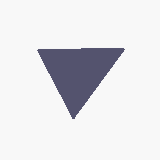
#> input picture dataset_shapes_unseen/triangle/triangle_001.png, 160 x 160 px
$ python -i week6_solution.py   (imports and definitions only)   (older library calls are emulated)
#> lines starting #> are read from the running program, lines starting #| are printed output that depends on the picture; after the words box and inside, x2 and y2 are one past the last pixel; in counts of white or black regions, pixels touching at a corner belong together
"""Complete pipeline for Week 6 image-processing and machine-learning lab.

Run from this folder with ``python week6_solution.py``. The script reads the
Fruits-360 subset in ``dataset/``, creates a reproducible synthetic shape set,
trains the required models, and writes results plus an editable DOCX report.
"""

from __future__ import annotations

import csv
import json
import math
from pathlib import Path
from typing import Iterable

import cv2
import matplotlib

# [1 line not run here, left out]
import matplotlib.pyplot as plt
import numpy as np
from docx import Document
from docx.enum.section import WD_SECTION
from docx.enum.table import WD_CELL_VERTICAL_ALIGNMENT, WD_TABLE_ALIGNMENT
from docx.enum.text import WD_ALIGN_PARAGRAPH
from docx.oxml import OxmlElement
from docx.oxml.ns import qn
from docx.shared import Inches, Pt, RGBColor
from sklearn.ensemble import RandomForestClassifier
from sklearn.metrics import (
    accuracy_score,
    confusion_matrix,
    classification_report,
    f1_score,
    precision_score,
    recall_score,
)
from sklearn.model_selection import train_test_split
from sklearn.neighbors import KNeighborsClassifier
from sklearn.pipeline import make_pipeline
from sklearn.preprocessing import StandardScaler
from sklearn.svm import SVC


ROOT = Path(__file__).resolve().parent
FRUIT_DIR = ROOT / "dataset"
SHAPE_DIR = ROOT / "dataset_shapes"
SHAPE_UNSEEN_DIR = ROOT / "dataset_shapes_unseen"
RESULTS_DIR = ROOT / "results"
CLASS_NAMES = ["apple", "banana", "orange"]
SHAPE_NAMES = ["circle", "square", "triangle"]
RANDOM_STATE = 42
TEST_SIZE = 0.20
IMAGE_SIZE = (128, 128)


# [137 lines left out: functions _read_image, extract_fruit_features, save_fruit_preprocessing_example, generate_shape_dataset, not called in this run]


def _hog_visualization(gray: np.ndarray) -> np.ndarray:
    """Render a compact orientation histogram sketch for notebook/report display."""
    image = cv2.resize(gray, (64, 64), interpolation=cv2.INTER_AREA)
    gx = cv2.Sobel(image, cv2.CV_32F, 1, 0, ksize=1)
    gy = cv2.Sobel(image, cv2.CV_32F, 0, 1, ksize=1)
    magnitude, angle = cv2.cartToPolar(gx, gy, angleInDegrees=True)
    angle %= 180.0
    canvas = np.full((160, 160), 245, dtype=np.uint8)
    cell = 8
    bins = 9
    for row in range(0, 64, cell):
        for col in range(0, 64, cell):
            cell_angle = angle[row : row + cell, col : col + cell]
            cell_mag = magnitude[row : row + cell, col : col + cell]
            hist, edges = np.histogram(cell_angle, bins=bins, range=(0, 180), weights=cell_mag)
            bin_index = int(hist.argmax())
            strength = float(hist[bin_index])
            if strength <= 0:
                continue
            theta = math.radians((edges[bin_index] + edges[bin_index + 1]) / 2.0)
            center = (int((col + cell / 2) * 2.5), int((row + cell / 2) * 2.5))
            length = int(min(7, 2 + strength / 1200.0))
            dx = int(length * math.cos(theta))
            dy = int(length * math.sin(theta))
            cv2.line(canvas, (center[0] - dx, center[1] - dy), (center[0] + dx, center[1] + dy), 35, 1, cv2.LINE_AA)
    return canvas


def _shape_features(image_path: Path) -> tuple[np.ndarray, np.ndarray, dict[str, np.ndarray]]:
    bgr = cv2.imread(str(image_path), cv2.IMREAD_COLOR)
#> bgr is the input picture: shape (160, 160, 3); mean B, G, R 230.7, 227.4, 227.5
    if bgr is None:
        raise ValueError(f"Cannot read shape image: {image_path}")
    bgr = cv2.resize(bgr, IMAGE_SIZE, interpolation=cv2.INTER_AREA)
#> bgr: shape (128, 128, 3)
    gray = cv2.cvtColor(bgr, cv2.COLOR_BGR2GRAY)
    blurred = cv2.GaussianBlur(gray, (5, 5), 0)
    _, threshold = cv2.threshold(blurred, 0, 255, cv2.THRESH_BINARY_INV + cv2.THRESH_OTSU)
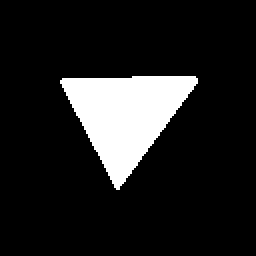
#> threshold: shape (128, 128) (shown 2 times larger); 12.6% white; 1 white region
    contours, _ = cv2.findContours(threshold, cv2.RETR_EXTERNAL, cv2.CHAIN_APPROX_SIMPLE)
#> contours = 1 contour; box (x1, y1, x2, y2) and area: (30, 38, 99, 95) 1980
    if not contours:
        raise ValueError(f"No object contour found in {image_path}")
    contour = max(contours, key=cv2.contourArea)
#> contour = contour of 87 points, box (x1, y1, x2, y2) (30, 38, 99, 95), area 1980
    area = float(cv2.contourArea(contour))
#> area = 1980
    perimeter = float(cv2.arcLength(contour, True))
#> perimeter = 207
    x, y, width, height = cv2.boundingRect(contour)
#> x = 30; y = 38; width = 69; height = 57
    hull_area = float(cv2.contourArea(cv2.convexHull(contour)))
#> hull_area = 2042
    canny = cv2.Canny(blurred, 60, 150)
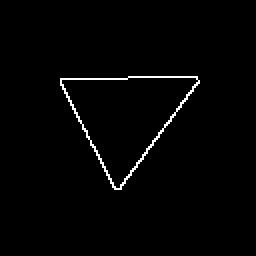
#> canny: shape (128, 128) (shown 2 times larger); 1.5% white in thin lines or dots, all inside (x1, y1, x2, y2) = (30, 38, 100, 95)
    roi_edges = canny[y : y + height, x : x + width]
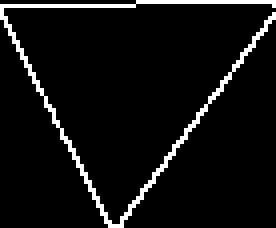
#> roi_edges: shape (57, 69) (shown 4 times larger); 6.2% white in thin lines or dots
    edge_density = float(np.count_nonzero(roi_edges) / max(width * height, 1))
#> edge_density = 0.0615
    geometry = np.array(
        [
            area,
            perimeter,
            width,
            height,
            width / max(height, 1),
            4.0 * math.pi * area / max(perimeter * perimeter, 1e-8),
            area / max(hull_area, 1e-8),
            area / max(width * height, 1),
            edge_density,
        ],
        dtype=np.float32,
    )
#> geometry = [1980, 207, 69, 57, 1.21, 0.581, 0.97, 0.503, 0.0615]
    hog_descriptor = cv2.HOGDescriptor(
        (64, 64), (16, 16), (8, 8), (8, 8), 9
    )
    hog_image = cv2.resize(gray, (64, 64), interpolation=cv2.INTER_AREA)
    hog = hog_descriptor.compute(hog_image).flatten().astype(np.float32)
#> hog = 1764 values, max 0.995 at index 742, min 0 at index 0, mean 0.0458
    contour_view = cv2.cvtColor(gray, cv2.COLOR_GRAY2BGR)
    cv2.drawContours(contour_view, [contour], -1, (0, 0, 255), 2)
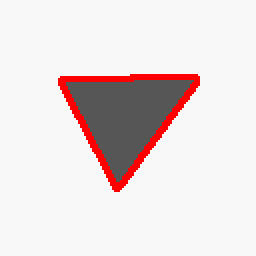
#> contour_view: shape (128, 128, 3) (shown 2 times larger); mean B, G, R 221.5, 221.5, 231.9
    stages = {
        "Original": cv2.cvtColor(bgr, cv2.COLOR_BGR2RGB),
        "Grayscale": gray,
        "Threshold/Otsu": threshold,
        "Canny": canny,
        "Contour": cv2.cvtColor(contour_view, cv2.COLOR_BGR2RGB),
        "HOG": _hog_visualization(gray),
    }
#> in _hog_visualization, `gy = cv2.Sobel(image, cv2.CV_32F, 0, 1, ksize=1)`:
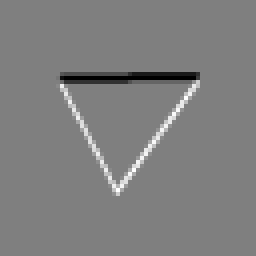
#> gy: shape (64, 64) float32 (shown 4 times larger); min -162, max 162, mean 0; drawn with min black and max white
#> in _hog_visualization, `angle %= 180.0`:
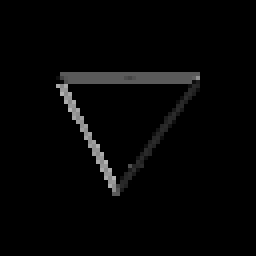
#> angle: shape (64, 64) float32 (shown 4 times larger); min 0, max 179.2, mean 5.3
#> after the loop in _hog_visualization, `for row in range(0, 64, cell):`:
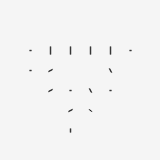
#> canvas: shape (160, 160); min 35, max 245, mean 244.2
    return geometry, hog, stages


# [248 lines left out: functions extract_shape_features, _new_model, run_experiments, save_metrics_csv, save_feature_csv, save_confusion_figure and 4 more, not called in this run]


def _format_metric(value: float) -> str:
    return f"{value:.3f}"


# [280 lines left out: functions _add_results_table, _add_compact_table, create_report, run_all, not called in this run]


# [4 lines not run here, left out]

>>> result = _shape_features('dataset_shapes_unseen/triangle/triangle_001.png')
